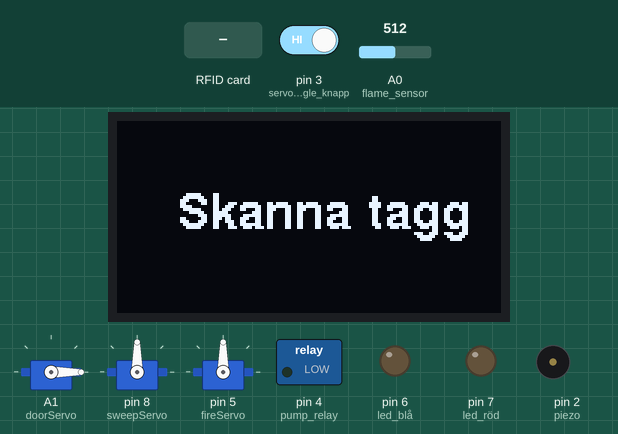
Recording of a sketch running on a simulated Arduino Uno, built with avr-gcc and run on an emulated ATmega328P. Parts: 3 × servo, 128×64 one-colour display, switched loads named in the sketch (green lamp = pin HIGH), output pins drawn as LEDs (lit = HIGH), buzzer (waves = sounding). The inputs (shaded band) are chosen by the test bench; at power-on: A0 (flame_sensor) = 512, pin 3 (servo_toggle_knapp) HIGH. Random numbers use the default seed unless the sketch sets one; pins used as bus, display or sensor lines are not drawn; what the sketch prints to the serial monitor is not drawn.

Above: at 1.2 s.
1.3 s: A0 (flame_sensor) set to 206
2.8 s: A0 (flame_sensor) set to 182
At 5.3 s:
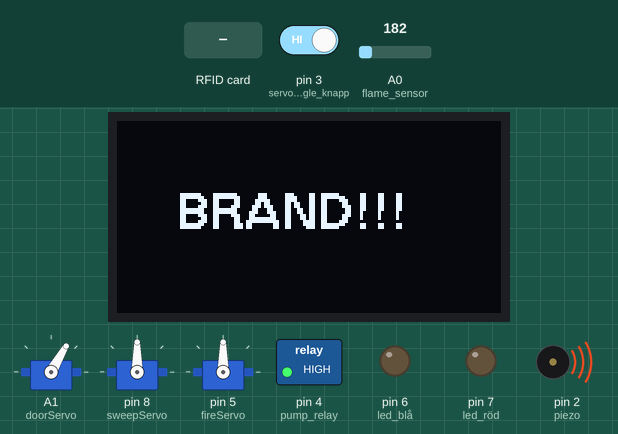
8.8 s: RFID card 73 B8 91 18 held to the reader
At 10.2 s:
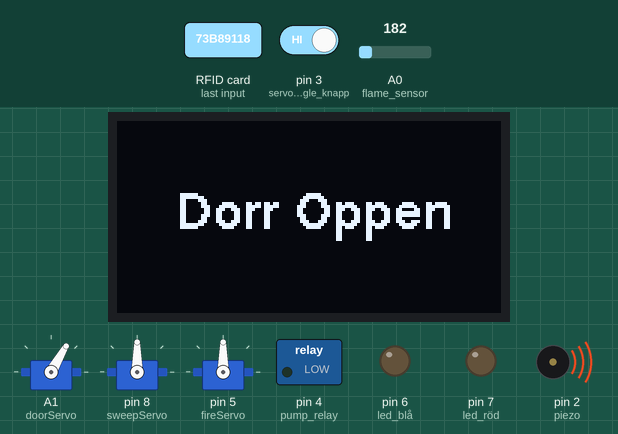
14.0 s: pin 3 (servo_toggle_knapp) driven LOW
16.2 s: pin 3 (servo_toggle_knapp) driven HIGH
At 17.1 s:
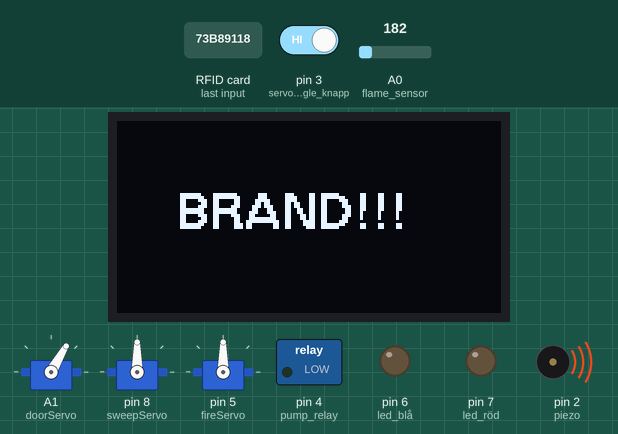
Timing chart, 0 to 19.2 s (numbered marks = the images above; inputs shaded):
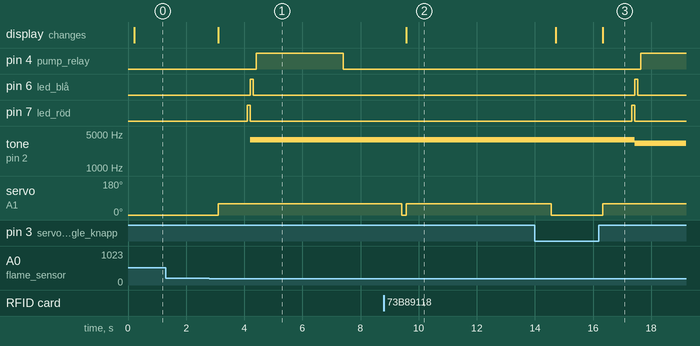

Measured:
- the behaviour switches between 200 and 199 on A0 (flame_sensor) (found by bisection; images 0 and 1)
- after the input at 1.3 s, every drawn part: stays the same
- after the input at 2.8 s, pin 4 (pump_relay): LOW → HIGH after 1.6 s, → LOW 3.0 s later; pin 6 (led_blå): LOW → HIGH after 1.4 s, → LOW 0.10 s later; pin 7 (led_röd): LOW → HIGH after 1.3 s, → LOW 0.10 s later; tone on pin 2 (piezo): silent → 3807 Hz after 1.4 s; servo on A1 (doorServo): 0° → 60° after 0.31 s; the display: changes after 0.31 s (image 1)
- after the input at 8.8 s, the display: changes after 0.77 s (image 2)
- after the input at 16.2 s, pin 4 (pump_relay): LOW → HIGH after 1.4 s; pin 6 (led_blå): LOW → HIGH after 1.2 s, → LOW 0.10 s later; pin 7 (led_röd): LOW → HIGH after 1.1 s, → LOW 0.10 s later; tone on pin 2 (piezo): 3807 Hz → 3249 Hz after 1.2 s; servo on A1 (doorServo): 0° → 60° after 0.14 s; the display: changes after 0.14 s (image 3)

The sketch:

flamePlusPiezo.ino
```cpp
/*
* Name: Yasirs Brandsäkerhetssystem 1000
* Author: Yasir Abu Al Chay
* Date: 2026-01-28
* Description: Ett säkerhetssystem med brandlarm och RFID-lås. Om en eld skulle uppstå startas en vattenpump, larm och en servo styrd släckning.
* Systemet innehåller även en OLED skärm för status och sweep funktion för övervakning
*/

// Include Libraries
#include <Servo.h>
#include <SPI.h>
#include <MFRC522.h>
#include <U8glib.h>

Servo sweepServo;   // servo 1 radar
Servo doorServo;    // servo 2 dörr
Servo fireServo;    // servo 3 eld

U8GLIB_SSD1306_128X64 u8g(U8G_I2C_OPT_NO_ACK);

MFRC522 mfrc522(10, 9); // SDA=10 RST=9

// SERVO SAKER RÖR EJ!!!!
// Global variables
int pos = 90;
int sweep = 3;
int sistaValue = 0;
int sistaPos = 90;
bool servo_on = false;

// Blå tag UID
byte whiteTag[] = {0x73, 0xB8, 0x91, 0x18};

void setup() {
  pinMode(A0, INPUT); // flame sensor
  pinMode(7, OUTPUT); // led röd
  pinMode(6, OUTPUT); // led blå
  pinMode(8, OUTPUT); // dörr servo
  pinMode(4, OUTPUT); // pump relay
  pinMode(3, INPUT_PULLUP); // servo toggle knapp
  pinMode(2, OUTPUT); // piezo
  // Init communication
  Serial.begin(9600);

  SPI.begin();        // RFID
  mfrc522.PCD_Init(); // RFID

  doorServo.attach(A1); // dörr servo
  doorServo.write(0);

  sweepServo.attach(8); // sweep servo
  sweepServo.write(pos);

  fireServo.attach(5); // eld servo
  fireServo.write(90);
}


// Variabel som skickar en tom sträng till updateScreen så att skrämen inte visar prickar överallt
String currentScreenMsg = "";


/*
*This function runs repeatedly. It does RFID and fire detection
*Parameters: Void
*Returns: Void
*/
void loop() {
  // RFID kod ====================================================
  if (mfrc522.PICC_IsNewCardPresent() && mfrc522.PICC_ReadCardSerial()) {
    Serial.println("JAG SER KORTET");

    if (mfrc522.uid.uidByte[0] == whiteTag[0] &&
        mfrc522.uid.uidByte[1] == whiteTag[1] &&
        mfrc522.uid.uidByte[2] == whiteTag[2] &&
        mfrc522.uid.uidByte[3] == whiteTag[3]) {

      Serial.println("ÖPPNAR DÖRR");
      updateScreen("Dorr Oppen");
      doorServo.write(60);
      delay(5000);
      doorServo.write(0);
    } else {
      Serial.println("FEL KORT!!!");
    }
    updateScreen("Skanna tagg");
    mfrc522.PICC_HaltA();
    mfrc522.PCD_StopCrypto1();
  }
  // ==================================================

  int value = analogRead(A0);
  Serial.println(value);
  sistaValue = value;

  // servo toggle knapp
  if (digitalRead(3) == LOW) {
    servo_on = !servo_on;

    if (servo_on) {
      sweepServo.attach(8);
      sweepServo.write(pos);
      Serial.println("SERVO PA");
    } else {
      sweepServo.detach();
      Serial.println("SERVO INTEEEEE PA");
    }
    while (digitalRead(3) == LOW) {
      delay(10);
    }
  }

  if (value < 200) {
    fireServo.write(pos);
    Serial.print("ELD!!!! pos:");
    updateScreen("BRAND!!!");
    Serial.println(pos);

    doorServo.write(60);

    delay(1000);

    //tone(10, 200, 500);
    digitalWrite(7, HIGH);
    delay(100);
    digitalWrite(7, LOW);
    tone(2, random(3000,4000));
    digitalWrite(6, HIGH);
    delay(100);
    digitalWrite(6, LOW);
    delay(100);
    digitalWrite(4, HIGH); // pump på
    sistaPos = pos;
    // servo_on = false;
    delay(3000);
    digitalWrite(4, LOW); // pump av
    delay(2000);
    fireServo.write(90);
    doorServo.write(0);
  } else {
    noTone(2);
    sistaPos = 0;

    digitalWrite(4, LOW); // pump av

    if (servo_on) {
      pos = pos + sweep;

      if (pos >= 180) {
        sweep = -3;
      } else if (pos <= 0) {
        sweep = 3;
      }
    sweepServo.write(pos);
    // fireServo.write(pos);
    // doorServo.write(pos);
    Serial.println(pos);
    }

    updateScreen("Skanna tagg");

  }
  delay(25);

}

/*
*This function takes a string as input and displays the string on the OLED display
*Parameters: msg - const char* message to display
*Returns: void
*/
void updateScreen(const char* msg) {
  currentScreenMsg = String(msg);
  u8g.firstPage();
  do {
    u8g.setFont(u8g_font_helvB12);
    u8g.drawStr(20, 36, msg);
  } while (u8g.nextPage());
}
```
